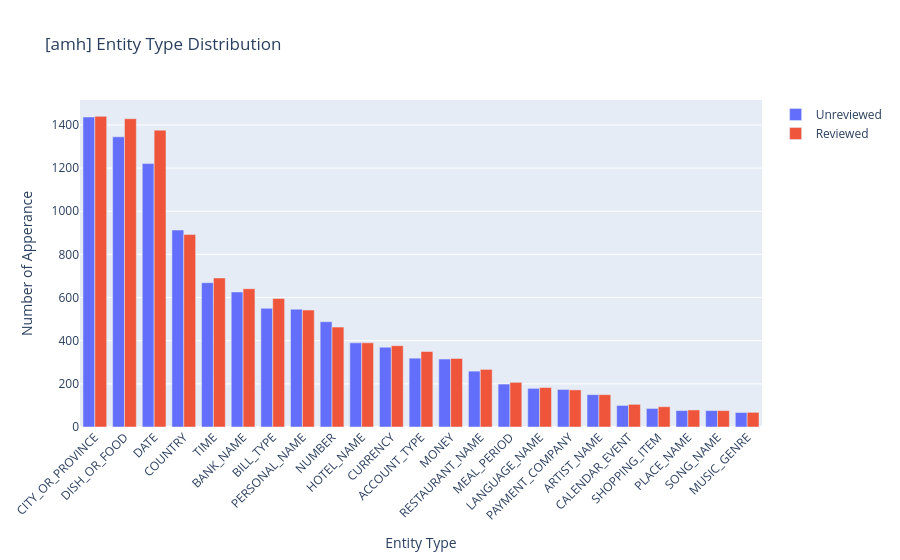
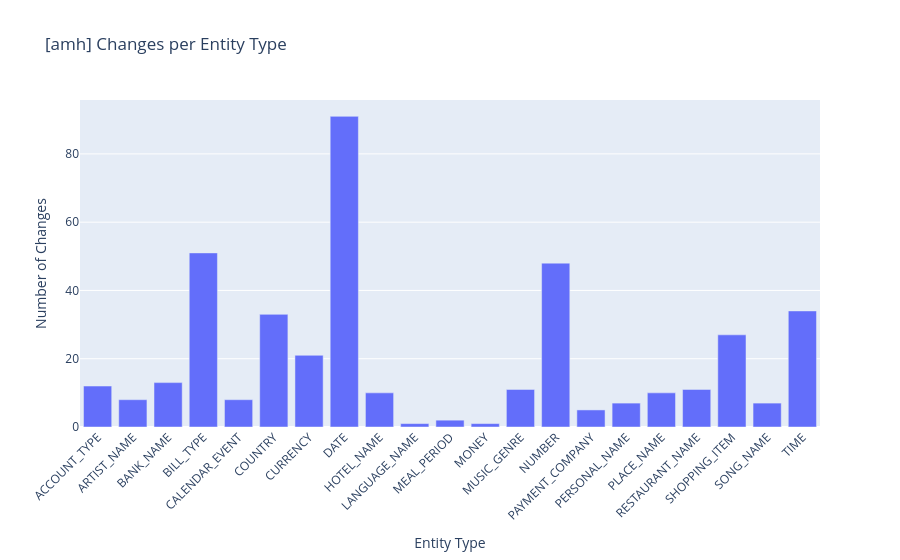
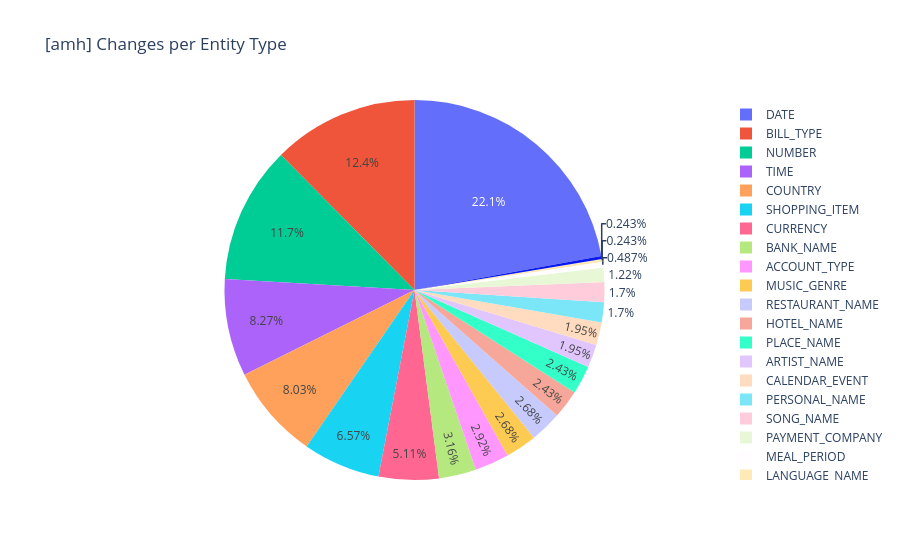
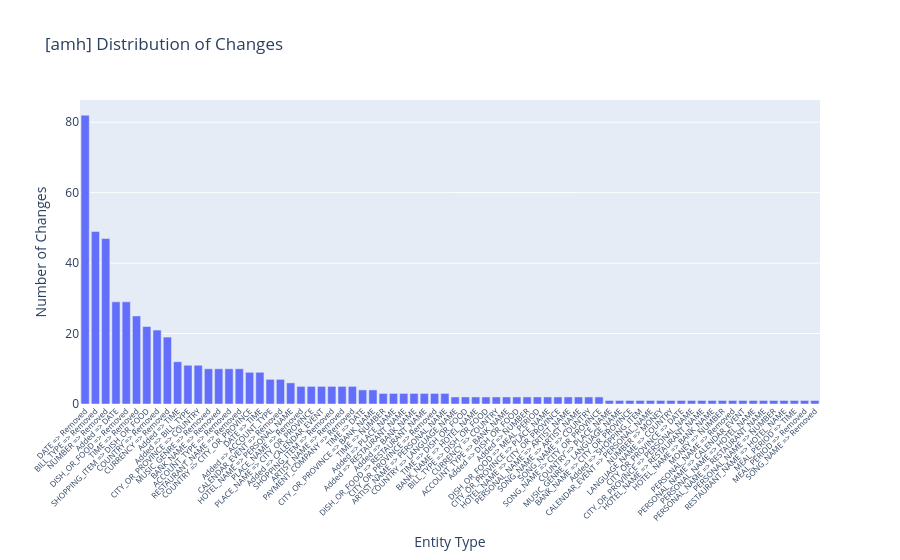

The cell these charts' notebook holds for them, in order:
### Markdown cell above
### Language Level Analysis

### Code cell
from mlds.analysis_data import version_compare

# import plotly
# plotly.offline.init_notebook_mode()
import plotly.io as pio

pio.renderers.default = "jupyterlab+png"


for lan in sorted(LANGUAGES):
    unreviewed = entity_manager.load_data(lan, reviewed=False, merged=True)
    reviewed = entity_manager.load_data(lan, reviewed=True, merged=True)
    result = version_compare(unreviewed, reviewed, prefix="[" + lan + "]\t", merged=True)
    result = version_compare(
        unreviewed, reviewed, majority=True, prefix="[" + lan + "]\t", merged=True
    )

    # break
    # pprint(result, indent=2, compact=True, width=1000)

    print("=" * 50)

    break  # only show one language

### Figure 1 — Plotly figure (JSON) as saved in the notebook; plotly's stock layout.template omitted (floating-point values rounded to 4 significant figures)
{"data": [{"name": "Unreviewed", "type": "bar", "x": ["CITY_OR_PROVINCE", "DISH_OR_FOOD", "DATE", "COUNTRY", "TIME", "BANK_NAME", "BILL_TYPE", "PERSONAL_NAME", "NUMBER", "HOTEL_NAME", "CURRENCY", "ACCOUNT_TYPE", "MONEY", "RESTAURANT_NAME", "MEAL_PERIOD", "LANGUAGE_NAME", "PAYMENT_COMPANY", "ARTIST_NAME", "CALENDAR_EVENT", "SHOPPING_ITEM", "PLACE_NAME", "SONG_NAME", "MUSIC_GENRE"], "y": [1437, 1345, 1221, 913, 669, 626, 550, 546, 488, 390, 370, 319, 315, 259, 199, 179, 174, 150, 100, 86, 76, 76, 67]}, {"name": "Reviewed", "type": "bar", "x": ["CITY_OR_PROVINCE", "DISH_OR_FOOD", "DATE", "COUNTRY", "TIME", "BANK_NAME", "BILL_TYPE", "PERSONAL_NAME", "NUMBER", "HOTEL_NAME", "CURRENCY", "ACCOUNT_TYPE", "MONEY", "RESTAURANT_NAME", "MEAL_PERIOD", "LANGUAGE_NAME", "PAYMENT_COMPANY", "ARTIST_NAME", "CALENDAR_EVENT", "SHOPPING_ITEM", "PLACE_NAME", "SONG_NAME", "MUSIC_GENRE"], "y": [1440, 1429, 1376, 892, 691, 641, 596, 542, 463, 390, 377, 350, 318, 267, 207, 183, 172, 150, 105, 94, 79, 76, 68]}], "layout": {"title": {"text": "[amh]\tEntity Type Distribution"}, "xaxis": {"tickangle": -45, "title": {"text": "Entity Type"}}, "yaxis": {"title": {"text": "Number of Apperance"}}}}

### Figure 2 — Plotly figure (JSON) as saved in the notebook; plotly's stock layout.template omitted (floating-point values rounded to 4 significant figures)
{"data": [{"type": "bar", "x": ["ACCOUNT_TYPE", "ARTIST_NAME", "BANK_NAME", "BILL_TYPE", "CALENDAR_EVENT", "COUNTRY", "CURRENCY", "DATE", "HOTEL_NAME", "LANGUAGE_NAME", "MEAL_PERIOD", "MONEY", "MUSIC_GENRE", "NUMBER", "PAYMENT_COMPANY", "PERSONAL_NAME", "PLACE_NAME", "RESTAURANT_NAME", "SHOPPING_ITEM", "SONG_NAME", "TIME"], "y": [12, 8, 13, 51, 8, 33, 21, 91, 10, 1, 2, 1, 11, 48, 5, 7, 10, 11, 27, 7, 34]}], "layout": {"title": {"text": "[amh]\tChanges per Entity Type"}, "xaxis": {"tickangle": -45, "title": {"text": "Entity Type"}}, "yaxis": {"title": {"text": "Number of Changes"}}}}

### Figure 3 — Plotly figure (JSON) as saved in the notebook; plotly's stock layout.template omitted (floating-point values rounded to 4 significant figures)
{"data": [{"labels": ["ACCOUNT_TYPE", "ARTIST_NAME", "BANK_NAME", "BILL_TYPE", "CALENDAR_EVENT", "COUNTRY", "CURRENCY", "DATE", "HOTEL_NAME", "LANGUAGE_NAME", "MEAL_PERIOD", "MONEY", "MUSIC_GENRE", "NUMBER", "PAYMENT_COMPANY", "PERSONAL_NAME", "PLACE_NAME", "RESTAURANT_NAME", "SHOPPING_ITEM", "SONG_NAME", "TIME"], "type": "pie", "values": [12, 8, 13, 51, 8, 33, 21, 91, 10, 1, 2, 1, 11, 48, 5, 7, 10, 11, 27, 7, 34]}], "layout": {"title": {"text": "[amh]\tChanges per Entity Type"}}}

### Figure 4 — Plotly figure (JSON) as saved in the notebook; plotly's stock layout.template omitted (floating-point values rounded to 4 significant figures)
{"data": [{"type": "bar", "x": ["DATE => Removed", "BILL_TYPE => Removed", "NUMBER => Removed", "Added => DATE", "DISH_OR_FOOD => Removed", "TIME => Removed", "SHOPPING_ITEM => DISH_OR_FOOD", "COUNTRY => Removed", "CURRENCY => Removed", "Added => TIME", "Added => BILL_TYPE", "CITY_OR_PROVINCE => COUNTRY", "MUSIC_GENRE => Removed", "BANK_NAME => Removed", "ACCOUNT_TYPE => Removed", "RESTAURANT_NAME => Removed", "COUNTRY => CITY_OR_PROVINCE", "DATE => TIME", "Added => ACCOUNT_TYPE", "CALENDAR_EVENT => Removed", "HOTEL_NAME => PERSONAL_NAME", "PLACE_NAME => Removed", "PLACE_NAME => CITY_OR_PROVINCE", "Added => CALENDAR_EVENT", "SHOPPING_ITEM => Removed", "ARTIST_NAME => Removed", "PAYMENT_COMPANY => Removed", "TIME => DATE", "CITY_OR_PROVINCE => BANK_NAME", "TIME => NUMBER", "Added => PLACE_NAME", "Added => RESTAURANT_NAME", "Added => BANK_NAME", "DISH_OR_FOOD => RESTAURANT_NAME", "CITY_OR_PROVINCE => Removed", "ARTIST_NAME => PERSONAL_NAME", "COUNTRY => LANGUAGE_NAME", "TIME => DISH_OR_FOOD", "BANK_NAME => HOTEL_NAME", "BILL_TYPE => DISH_OR_FOOD", "CURRENCY => COUNTRY", "ACCOUNT_TYPE => BANK_NAME", "Added => DISH_OR_FOOD", "Added => NUMBER", "DISH_OR_FOOD => MEAL_PERIOD", "CITY_OR_PROVINCE => PLACE_NAME", "HOTEL_NAME => CITY_OR_PROVINCE", "PERSONAL_NAME => ARTIST_NAME", "SONG_NAME => ARTIST_NAME", "SONG_NAME => COUNTRY", "SONG_NAME => CITY_OR_PROVINCE", "COUNTRY => PLACE_NAME", "MUSIC_GENRE => LANGUAGE_NAME", "BANK_NAME => CITY_OR_PROVINCE", "Added => SHOPPING_ITEM", "CALENDAR_EVENT => PERSONAL_NAME", "NUMBER => MONEY", "LANGUAGE_NAME => COUNTRY", "CITY_OR_PROVINCE => DATE", "CITY_OR_PROVINCE => PERSONAL_NAME", "HOTEL_NAME => RESTAURANT_NAME", "HOTEL_NAME => BANK_NAME", "MONEY => NUMBER", "PERSONAL_NAME => Removed", "PERSONAL_NAME => CALENDAR_EVENT", "PERSONAL_NAME => HOTEL_NAME", "PERSONAL_NAME => RESTAURANT_NAME", "PERSONAL_NAME => NUMBER", "RESTAURANT_NAME => HOTEL_NAME", "MEAL_PERIOD => TIME", "MEAL_PERIOD => Removed", "SONG_NAME => Removed"], "y": [82, 49, 47, 29, 29, 25, 22, 21, 19, 12, 11, 11, 10, 10, 10, 10, 9, 9, 7, 7, 6, 5, 5, 5, 5, 5, 5, 4, 4, 3, 3, 3, 3, 3, 3, 3, 2, 2, 2, 2, 2, 2, 2, 2, 2, 2, 2, 2, 2, 2, 2, 1, 1, 1, 1, 1, 1, 1, 1, 1, 1, 1, 1, 1, 1, 1, 1, 1, 1, 1, 1, 1]}], "layout": {"title": {"text": "[amh]\tDistribution of Changes"}, "xaxis": {"tickangle": -45, "tickfont": {"size": 8}, "title": {"text": "Entity Type"}}, "yaxis": {"title": {"text": "Number of Changes"}}}}
